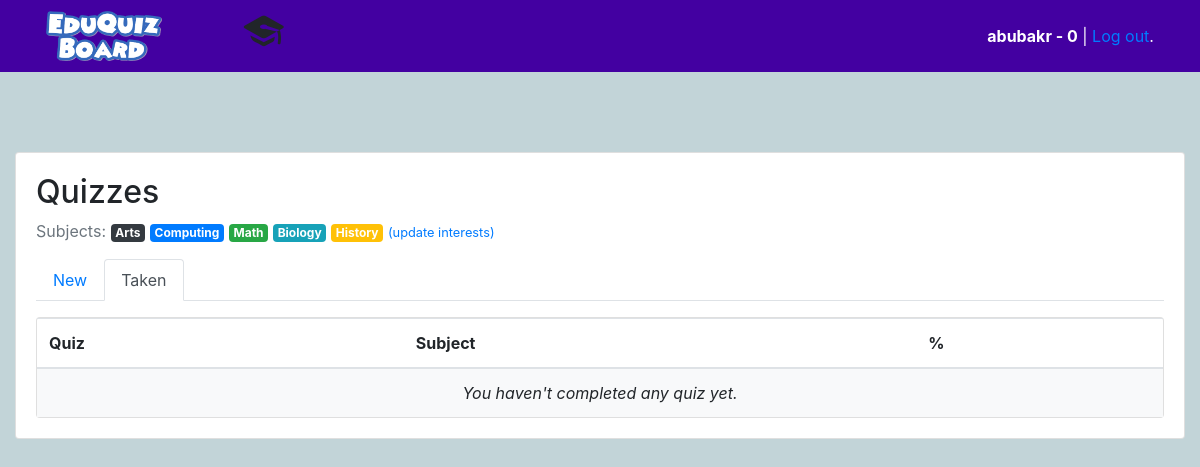
The app's page /students/taken/ (signed in) with its own data.
### classroom/models.py (models this page shows, shortened)
class User(AbstractUser):
    is_student = models.BooleanField(default=False)
    is_teacher = models.BooleanField(default=False)

class Student(models.Model):
    user = models.OneToOneField(User, on_delete=models.CASCADE, primary_key=True)
    quizzes = models.ManyToManyField(Quiz, through='TakenQuiz')
    interests = models.ManyToManyField(Subject, related_name='interested_students')
    score = models.IntegerField(default=0)

class Subject(models.Model):
    name = models.CharField(max_length=30)
    color = models.CharField(max_length=7, default='#007bff')
    def get_html_badge(self):
        name = escape(self.name)
        color = escape(self.color)
        html = '<span class="badge badge-primary" style="background-color: %s">%s</span>' % (color, name)
        return mark_safe(html)

### classroom/views/students.py (the view)
# urls.py: path('taken/', students.TakenQuizListView.as_view(), name='taken_quiz_list'),
@method_decorator([login_required, student_required], name='dispatch')
class TakenQuizListView(ListView):
    model = TakenQuiz
    context_object_name = 'taken_quizzes'
    template_name = 'classroom/students/taken_quiz_list.html'
    def get_queryset(self):
        queryset = self.request.user.student.taken_quizzes \
            .select_related('quiz', 'quiz__subject') \
            .order_by('quiz__name')
        return queryset

### classroom/templates/classroom/students/taken_quiz_list.html
{% extends 'base.html' %}
{% block content %}
  {% include 'classroom/students/_header.html' with active='taken' %}
  <div class="card">
    <table class="table mb-0">
      <thead>
        <tr>
          <th>Quiz</th>
          <th>Subject</th>
          <th>%</th>
        </tr>
      </thead>
      <tbody>
        {% for taken_quiz in taken_quizzes %}
          <tr>
            <td><a href="{% url 'students:student_quiz_results' taken_quiz.quiz.id %}">{{ taken_quiz.quiz.name }}</a></td>
            <td>{{ taken_quiz.quiz.subject.get_html_badge }}</td>
            <td>{{ taken_quiz.percentage }}</td>
          </tr>
        {% empty %}
          <tr>
            <td class="bg-light text-center font-italic" colspan="3">You haven't completed any quiz yet.</td>
          </tr>
        {% endfor %}
      </tbody>
    </table>
  </div>
{% endblock %}

### templates/base.html (shortened to what this page needs)
{% load static %}<!doctype html>
<html lang="en">
  <head>
    <link rel="stylesheet" href="{% static 'css/bootstrap.min.css' %}">
    <link rel="stylesheet" type="text/css" href="{% static 'vendor/fontello-2f186091/css/fontello.css' %}">
    <link rel="stylesheet" type="text/css" href="{% static 'css/app.css' %}">
    {% if user.is_authenticated and user.is_teacher %}
      <link rel="stylesheet" type="text/css" href="{% static 'css/teachers.css' %}">
    {% else %}
      <link rel="stylesheet" type="text/css" href="{% static 'css/students.css' %}">
    {% endif %}
    <link rel="stylesheet" type="text/css" href="{% static 'css/signup.css' %}">
    <link rel="stylesheet" type="text/css" href="{% static 'css/base.css' %}">
  </head>
  <body>
    <header class="head1">
      <div class="container">
        <nav  class="navbar navbar-expand">
            <a class="col-2" href="{% url 'home' %}">
                <img class="logo" src="{% static 'img/logo.png'%}" height="50px">
            </a>
            <div class="col-2">
              <h1 class="logo">
                <a href="{% url 'home' %}">
                  {% if user.is_authenticated %}
                    {% if user.is_teacher %}
                      <span class="icon-feather" data-toggle="tooltip" data-placement="right" title="Teacher profile"></span>
                    {% else %}
                      <span class="icon-graduation-cap" data-toggle="tooltip" data-placement="right" title="Student profile"></span>
                    {% endif %}
                  {% endif %}
                </a>
              </h1>
            </div>
            <div class="col-8 text-right">
              {% if user.is_authenticated %}
                <p class="pt-3 ptag"><strong>{{ user.username }}{% if user.is_student %} - {{user.student.score}}{% endif %}</strong> | <a href="{% url 'logout' %}">Log out</a>.</p>
              {% else %}
                <a href="{% url 'login' %}" class="btn btn-light" role="button">Log in</a>
                <a href="{% url 'signup' %}" class="btn btn-primary" role="button">Sign up</a>
              {% endif %}
            </div>
        </nav>
      </div>
    </header>
    <div class="container">
      <div class="main1" >
        <div class="card mb-3">
            <div class="card-body">
              {% block content %}
              {% endblock %}
            </div>
          </div>
      </div>
    </div>
  </body>
</html>

### classroom/templates/classroom/students/_header.html
<h2>Quizzes</h2>
<p class="text-muted">
  Subjects:{% for subject in user.student.interests.all %} {{ subject.get_html_badge }}{% endfor %}
  <a href="{% url 'students:student_interests' %}"><small>(update interests)</small></a>
</p>
<ul class="nav nav-tabs mb-3">
  <li class="nav-item">
    <a class="nav-link{% if active == 'new' %} active{% endif %}" href="{% url 'students:quiz_list' %}">New</a>
  </li>
  <li class="nav-item">
    <a class="nav-link{% if active == 'taken' %} active{% endif %}" href="{% url 'students:taken_quiz_list' %}">Taken</a>
  </li>
</ul>

### static/css/app.css (style rules this page uses)
.logo { font-family: 'Clicker Script', cursive; }
.logo a { color: #212529; text-decoration: none; }

### static/css/students.css (style rules this page uses)
body { background-color: #c2d4d8; }

### static/css/signup.css (style rules this page uses)
.container { min-width: 1200px; }
.head1 { background-color: #4300a1; }

### static/css/base.css (style rules this page uses)
.ptag { color: white; }
.main1 { margin-top: 80px; }

### templates/base.html (style rules this page uses)
body { background-color: }

### records on screen
User: username "abubakr", student.score "0"
Subject: get_html_badge "Arts"
Subject: get_html_badge "Computing"
Subject: get_html_badge "Math"
Subject: get_html_badge "Biology"
Subject: get_html_badge "History"
